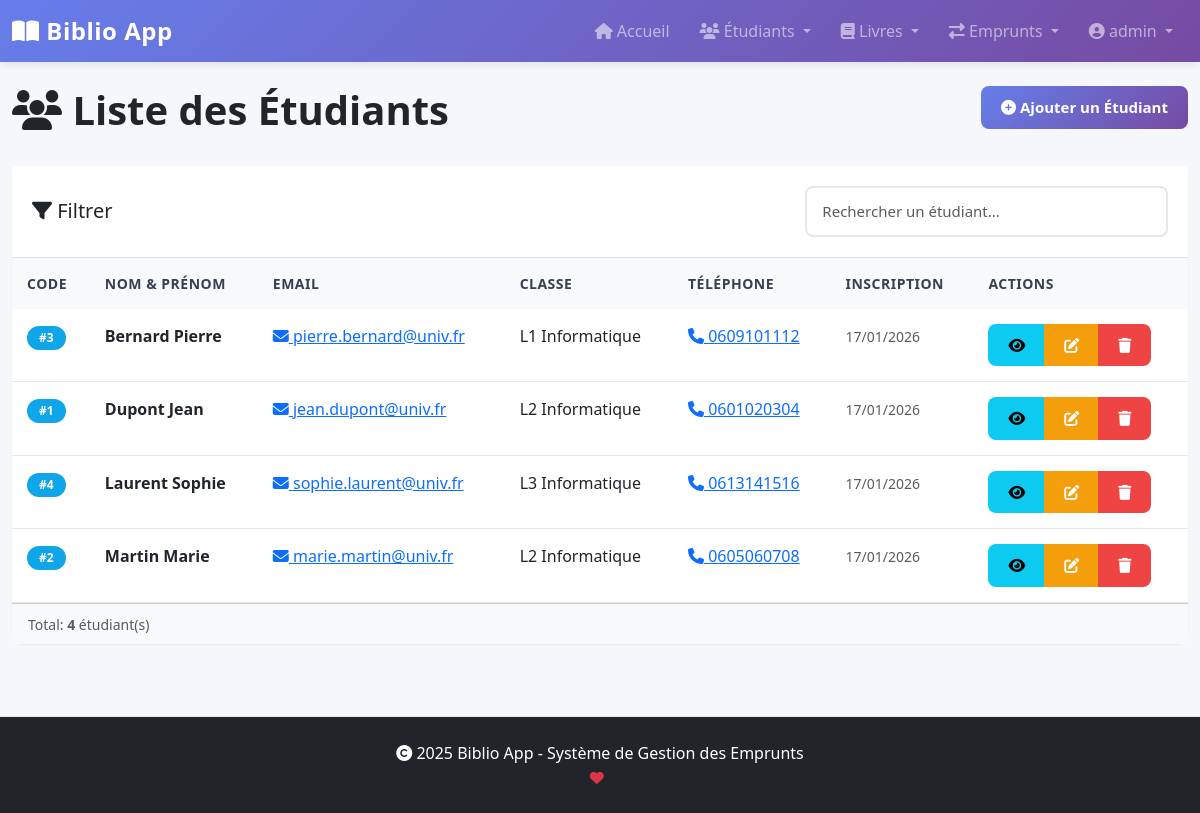
/etudiants/index.php (signed in), run on the app's committed database.
### tables this page shows
CREATE TABLE etudiant (
    code_etudiant INT PRIMARY KEY AUTO_INCREMENT,
    nom TEXT(100) NOT NULL,
    prenom TEXT(100) NOT NULL,
    adresse TEXT(255),
    classe TEXT(50) NOT NULL,
    email TEXT(100),
    telephone VARCHAR(20),
    date_inscription TIMESTAMP DEFAULT CURRENT_TIMESTAMP,
    actif TINYINT(1) DEFAULT 1
);

### etudiants/index.php (called while the page is built, shortened)
<?php
$page = isset($_GET['page']) ? $_GET['page'] : 'list';
switch($page) {
    case 'list':
        require_once 'etudiants_list.php';
        break;
}

### controllers/EtudiantController.php (called while the page is built, shortened)
<?php
require_once __DIR__ . '/../config/Database.php';
class EtudiantController {
    private $db;
    public function __construct() {
        $database = new Database();
        $this->db = $database->connect();
    }
    public function getAllEtudiants() {
        $query = "SELECT * FROM etudiant WHERE actif = 1 ORDER BY nom, prenom";
        $stmt = $this->db->prepare($query);
        $stmt->execute();
        return $stmt->fetchAll();
    }
}

### config/Database.php (called while the page is built, shortened)
<?php
class Database {
    private $host = 'localhost';
    private $db_name = 'biblio';
    private $username = 'root';
    private $password = '';
    private $charset = 'utf8mb4';
    public function connect() {
        $dsn = 'mysql:host=' . $this->host . ';dbname=' . $this->db_name . ';charset=' . $this->charset;
        $options = [
            PDO::ATTR_PERSISTENT => false,
            PDO::ATTR_ERRMODE => PDO::ERRMODE_EXCEPTION,
            PDO::ATTR_DEFAULT_FETCH_MODE => PDO::FETCH_ASSOC
        ];
        try {
            $this->pdo = new PDO($dsn, $this->username, $this->password, $options);
            return $this->pdo;
        } catch (PDOException $e) {
            die('Erreur de connexion: ' . $e->getMessage());
        }
    }
}

### views/etudiants_list.php (the view)
<?php
require_once '../includes/header.php';
require_once '../controllers/EtudiantController.php';
$etudiant_ctrl = new EtudiantController();
$etudiants = $etudiant_ctrl->getAllEtudiants();
?>
<div class="row mb-4">
    <div class="col-md-8">
        <h1 class="display-6 fw-bold">
            <i class="fas fa-users"></i> Liste des Étudiants
        </h1>
    </div>
    <div class="col-md-4 text-end">
        <a href="add.php" class="btn btn-primary">
            <i class="fas fa-plus-circle"></i> Ajouter un Étudiant
        </a>
    </div>
</div>
<div class="card border-0 shadow-sm">
    <div class="card-header bg-white border-bottom">
        <div class="row align-items-center">
            <div class="col">
                <h5 class="mb-0"><i class="fas fa-filter"></i> Filtrer</h5>
            </div>
            <div class="col-md-4">
                <input type="text" class="form-control" id="searchInput"
                       data-search="true" data-target="studentTable"
                       placeholder="Rechercher un étudiant...">
            </div>
        </div>
    </div>
    <div class="card-body p-0">
        <div class="table-responsive">
            <table class="table table-hover mb-0" id="studentTable">
                <thead class="table-light">
                    <tr>
                        <th>Code</th>
                        <th>Nom & Prénom</th>
                        <th>Email</th>
                        <th>Classe</th>
                        <th>Téléphone</th>
                        <th>Inscription</th>
                        <th>Actions</th>
                    </tr>
                </thead>
                <tbody>
                    <?php foreach ($etudiants as $etudiant): ?>
                    <tr>
                        <td>
                            <span class="badge bg-info">#<?php echo $etudiant['code_etudiant']; ?></span>
                        </td>
                        <td>
                            <strong><?php echo ucfirst($etudiant['nom']) . ' ' . ucfirst($etudiant['prenom']); ?></strong>
                        </td>
                        <td>
                            <a href="mailto:<?php echo $etudiant['email']; ?>">
                                <i class="fas fa-envelope"></i> <?php echo $etudiant['email']; ?>
                            </a>
                        </td>
                        <td><?php echo $etudiant['classe']; ?></td>
                        <td>
                            <a href="tel:<?php echo $etudiant['telephone']; ?>">
                                <i class="fas fa-phone"></i> <?php echo $etudiant['telephone']; ?>
                            </a>
                        </td>
                        <td>
                            <small class="text-muted">
                                <?php echo date('d/m/Y', strtotime($etudiant['date_inscription'])); ?>
                            </small>
                        </td>
                        <td>
                            <div class="btn-group btn-group-sm" role="group">
                                <a href="view.php?id=<?php echo $etudiant['code_etudiant']; ?>"
                                   class="btn btn-info" title="Voir" data-bs-toggle="tooltip">
                                    <i class="fas fa-eye"></i>
                                </a>
                                <a href="edit.php?id=<?php echo $etudiant['code_etudiant']; ?>"
                                   class="btn btn-warning" title="Modifier" data-bs-toggle="tooltip">
                                    <i class="fas fa-edit"></i>
                                </a>
                                <a href="delete.php?id=<?php echo $etudiant['code_etudiant']; ?>"
                                   class="btn btn-danger" title="Supprimer" data-bs-toggle="tooltip"
                                   onclick="return confirm('Êtes-vous sûr?')">
                                    <i class="fas fa-trash"></i>
                                </a>
                            </div>
                        </td>
                    </tr>
                    <?php endforeach; ?>
                </tbody>
            </table>
        </div>
    </div>
    <div class="card-footer bg-light">
        <small class="text-muted">
            Total: <strong><?php echo count($etudiants); ?></strong> étudiant(s)
        </small>
    </div>
</div>
<?php require_once '../includes/footer.php'; ?>

### assets/css/style.css (style rules this page uses)
:root { --primary: #667eea; --secondary: #764ba2; --success: #10b981; --danger: #ef4444; --warning: #f59e0b; --info: #0ea5e9; --dark: #1f2937; --light: #f9fafb; --border: #e5e7eb; }
* { margin: 0; padding: 0; box-sizing: border-box; }
html, body { height: 100%; font-family: 'Segoe UI', Tahoma, Geneva, Verdana, sans-serif; background-color: #f5f7fa; }
.card { border-radius: 12px; border: 1px solid var(--border); transition: all 0.3s; }
.card-header { background-color: white; border-bottom: 2px solid var(--border); padding: 20px; }
.card-body { padding: 20px; }
.table { border-collapse: separate; border-spacing: 0; }
.table thead { background: linear-gradient(135deg, #f9fafb 0%, #f3f4f6 100%); }
.table th { border: none; font-weight: 600; color: #374151; padding: 15px; font-size: 14px; text-transform: uppercase; letter-spacing: 0.5px; }
.table td { border: none; padding: 15px; border-bottom: 1px solid var(--border); }
.table tbody tr { transition: background-color 0.2s; }
.form-control { border: 2px solid var(--border); border-radius: 8px; padding: 12px 15px; transition: all 0.3s; font-size: 15px; }
.btn { border-radius: 8px; font-weight: 600; padding: 10px 20px; transition: all 0.3s; border: none; font-size: 15px; }
.btn-primary { background: linear-gradient(135deg, var(--primary) 0%, var(--secondary) 100%); color: white; }
.btn-danger { background: var(--danger); color: white; }
.btn-warning { background: var(--warning); color: white; }
.badge { padding: 6px 12px; border-radius: 20px; font-weight: 600; font-size: 12px; }
.badge.bg-info { background-color: var(--info) !important; }
.shadow-sm { box-shadow: 0 1px 2px rgba(0, 0, 0, 0.05) !important; }
.fw-bold { font-weight: 600 !important; }

### data on the page
etudiant: code_etudiant "3", nom "Bernard", prenom "Pierre", email "pierre.bernard@univ.fr", classe "L1 Informatique", telephone "0609101112", date_inscription "17/01/2026"
etudiant: code_etudiant "1", nom "Dupont", prenom "Jean", email "jean.dupont@univ.fr", classe "L2 Informatique", telephone "0601020304", date_inscription "17/01/2026"
etudiant: code_etudiant "4", nom "Laurent", prenom "Sophie", email "sophie.laurent@univ.fr", classe "L3 Informatique", telephone "0613141516", date_inscription "17/01/2026"
etudiant: code_etudiant "2", nom "Martin", prenom "Marie", email "marie.martin@univ.fr", classe "L2 Informatique", telephone "0605060708", date_inscription "17/01/2026"

### other printed values
$_SESSION['username'] "admin"
count($etudiants) "4"
